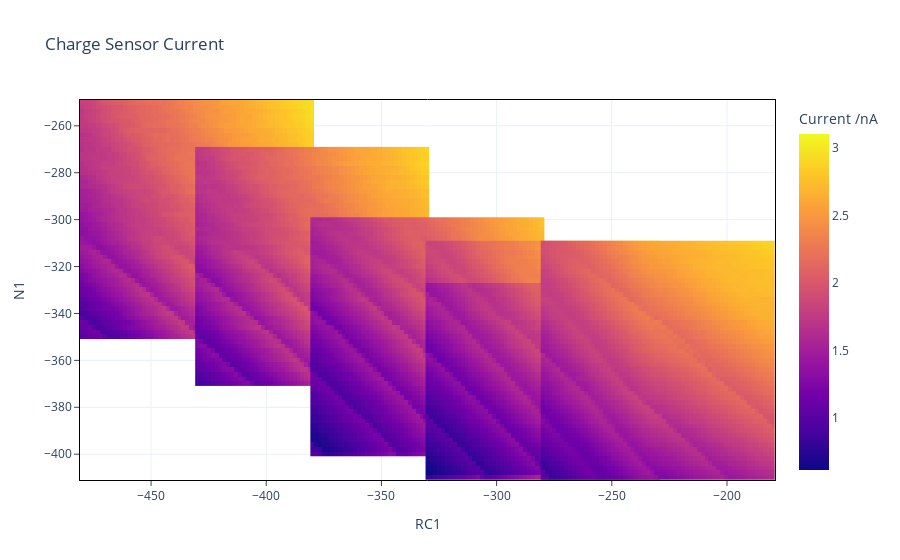
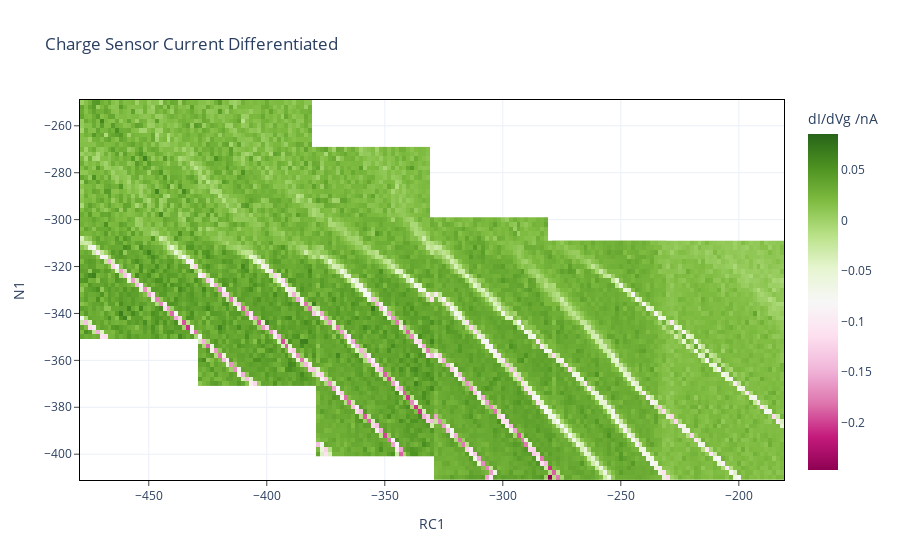
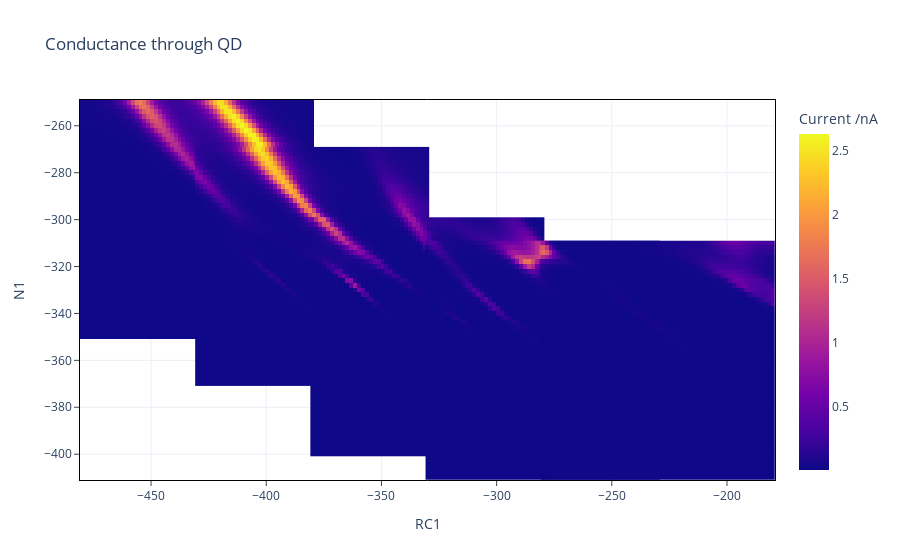

Notebook source saved alongside these figures, in order:
### Code cell
datnums = range(198, 202+1)
dats = [get_dat(num) for num in datnums]

fig_isense, fig_isense_diff, fig_conductance = go.Figure(), go.Figure(), go.Figure()
fig_isense.update_layout(title='Charge Sensor Current',
                        coloraxis_colorbar_title='Current /nA')
fig_isense_diff.update_layout(title='Charge Sensor Current Differentiated',
                        coloraxis_colorbar_title='dI/dVg /nA')
fig_conductance.update_layout(title='Conductance through QD',
                             coloraxis_colorbar_title='Current /nA')

for fig in fig_isense, fig_conductance, fig_isense_diff:
    fig.update_layout(**default_layout,
                     xaxis_title='RC1', 
                     yaxis_title="N1")
    
for dat in dats:
    x = dat.Data.x
    y = dat.Data.y
    
    # i_sense
    data = dat.Data.get_data('standard/i_sense')
    data, x = U.resample_data(data, x=x, max_num_pnts=300, resample_x_only=True)
    fig_isense.add_trace(go.Heatmap(x=x, y=y, z=data, coloraxis='coloraxis'))
    
    # i_sense_diff
    data = np.diff(data)
    x = U.get_matching_x(x, data)
    fig_isense_diff.add_trace(go.Heatmap(x=x, y=y, z=data, coloraxis='coloraxis'))
    
    # conductance
    data = dat.Data.get_data('current_2d')
    x = dat.Data.x
    data, x = U.resample_data(data, x=x, max_num_pnts=300, resample_x_only=True)
    fig_conductance.add_trace(go.Heatmap(x=x, y=y, z=data, coloraxis='coloraxis'))
    
for fig in fig_isense, fig_isense_diff, fig_conductance:
    fig.show(config=default_config)
